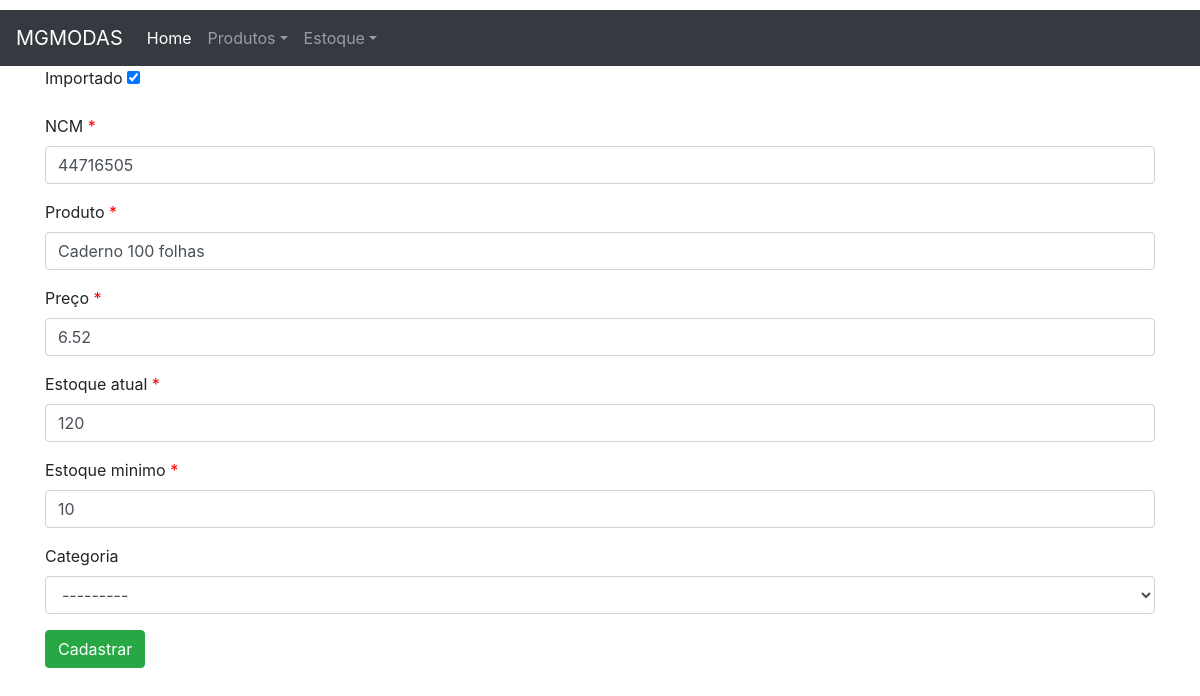
Screenshot of /produto/101/edit/ with the database file from the repository.
### produto/models.py (models this page shows, shortened)
class Produto(models.Model):
    importado = models.BooleanField(default=False)
    ncm= models.CharField('NCM',max_length=10)
    produto = models.CharField('Produto',max_length=100, unique=True)
    preco= models.DecimalField('preço',decimal_places=2,max_digits=10)
    estoque= models.IntegerField('estoque atual',)
    estoque_minimo= models.PositiveIntegerField('estoque minimo',default=0)
    categoria= models.ForeignKey('Categoria',on_delete=models.SET_NULL, null=True, blank=True)
    class Meta:
        ordering = ('produto',)

class Categoria(models.Model):
    categoria = models.CharField('Categoria',max_length=100, unique=True)
    class Meta:
        ordering = ('categoria',)
    def __str__(self):
        return self.categoria

### produto/views.py (the view)
# urls.py: path('<int:pk>/edit/', v.ProdutoUpdate.as_view(), name='produto_edit'),
class ProdutoUpdate(UpdateView):
    model = Produto
    template_name = 'produto_form.html'
    form_class = ProdutoForm

### produto/forms.py
class ProdutoForm(forms.ModelForm):
    class Meta:
        model = Produto
        fields = '__all__'

### produto/templates/produto_form.html (shortened to what this page needs)
{% extends "base.html" %}
{% load widget_tweaks %}
{%block content%}
<form method="POST" novalidate>
    {% for field in form.visible_fields %}
        <div class="form-group{%if field.errors%} has-error {%endif%}">
                <label for="{{ field.id_for_label }}">
                    {% if field.field.required %}
                        <span class="required">{{ field.label }} </span>
                    {%else %}
                       {{ field.label }}
                    {%endif%}
                </label>
            {% render_field field class="form-control" %}
        </div>
    {%endfor%}
    <button type="submit" class="btn btn-success">Cadastrar</button>
</form>
{%endblock content%}

### core/static/css/style.css (style rules this page uses)
body { margin-top: 10px; }
span.required:after { content:"*"; color:red; }

### produto/templates/produto_form.html (style rules this page uses)
span.required:after { content:"*"; color:red; }

### rows the page displays
Produto: importado "☑" "44716505" "Caderno 100 folhas" "6.52" "120" "10"
Categoria: categoria "---------"

### other values shown
{{ field.label }} "Importado" "Categoria"
{{ field.label }} "NCM" "Produto" "Preço" "Estoque atual" "Estoque minimo"
